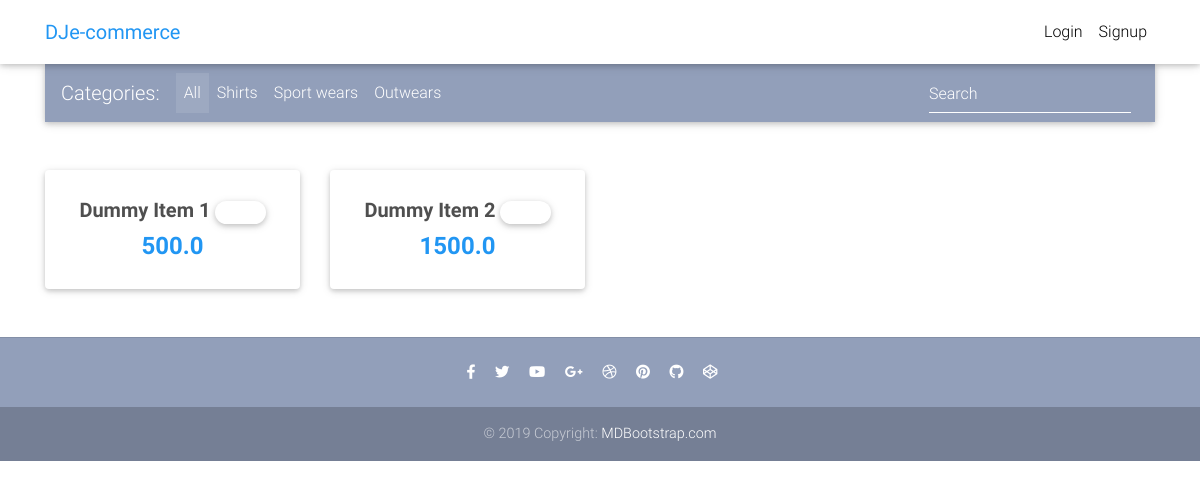
/, run on an earlier commit of the app's database.
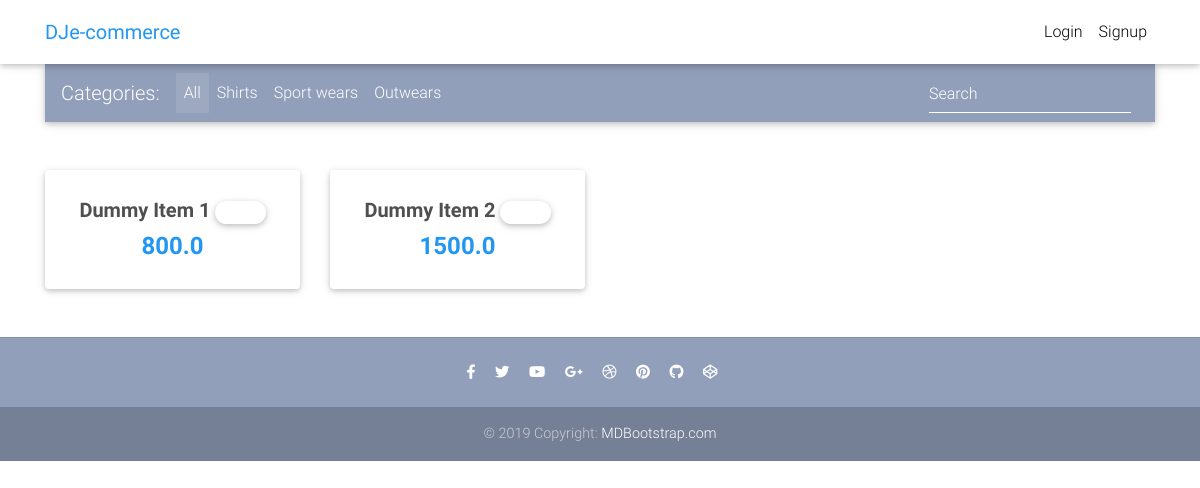
And on a later commit of the database.
### core/models.py (models this page shows, shortened)
class Item(models.Model):
    title = models.CharField(max_length=100)
    price = models.FloatField()
    discount_price = models.FloatField(blank=True, null=True)
    category = models.CharField(choices=CATEGORY_CHOICES, max_length=2)
    label = models.CharField(choices=LABEL_CHOICES, default="P", max_length=2)
    slug = models.SlugField()
    description = models.TextField()
    def get_absolute_url(self):
        return reverse('core:product', kwargs={
            'slug': self.slug
        })

### core/views.py (the view)
# urls.py: path('', HomeView.as_view(), name='home'),
class HomeView(ListView):
    model = Item
    paginate_by = 4
    template_name = 'home.html'

### templates/home.html (shortened to what this page needs)
{% extends 'base.html' %}
{% block content %}
    <main>
        <div class="container">
            <nav class="navbar navbar-expand-lg navbar-dark mdb-color lighten-3 mt-3 mb-5">
                <span class="navbar-brand">Categories:</span>
                <div class="collapse navbar-collapse" id="basicExampleNav">
                    <ul class="navbar-nav mr-auto">
                        <li class="nav-item active">
                            <a class="nav-link" href="#">All
                            </a>
                        </li>
                        <li class="nav-item">
                            <a class="nav-link" href="#">Shirts</a>
                        </li>
                        <li class="nav-item">
                            <a class="nav-link" href="#">Sport wears</a>
                        </li>
                        <li class="nav-item">
                            <a class="nav-link" href="#">Outwears</a>
                        </li>
                    </ul>
                    <form class="form-inline">
                        <div class="md-form my-0">
                            <input class="form-control mr-sm-2" type="text" placeholder="Search" aria-label="Search">
                        </div>
                    </form>
                </div>
            </nav>
            <section class="text-center mb-4">
                <div class="row wow fadeIn">
                    {% for item in object_list %}
                        <div class="col-lg-3 col-md-6 mb-4">
                            <div class="card">
                                <div class="card-body text-center">
                                    <h5>
                                        <strong>
                                            <a href="{{ item.get_absolute_url }}" class="dark-grey-text">
                                                {{ item.title }}
                                                <span class="badge badge-pill {{ get_label_display }}-color">NEW</span>
                                            </a>
                                        </strong>
                                    </h5>
                                    <h4 class="font-weight-bold blue-text">
                                        <strong>
                                            {% if item.discount_price %}
                                                {{ item.discount_price }}
                                            {% else %}
                                                {{ item.price }}
                                            {% endif %}
                                        </strong>
                                    </h4>
                                </div>
                            </div>
                        </div>
                    {% endfor %}
                </div>
            </section>
        </div>
    </main>
{% endblock content %}

What changed in the data, as far as the page shows it:
changed Item "Dummy Item 1": discount_price "500.0" → "800.0"
